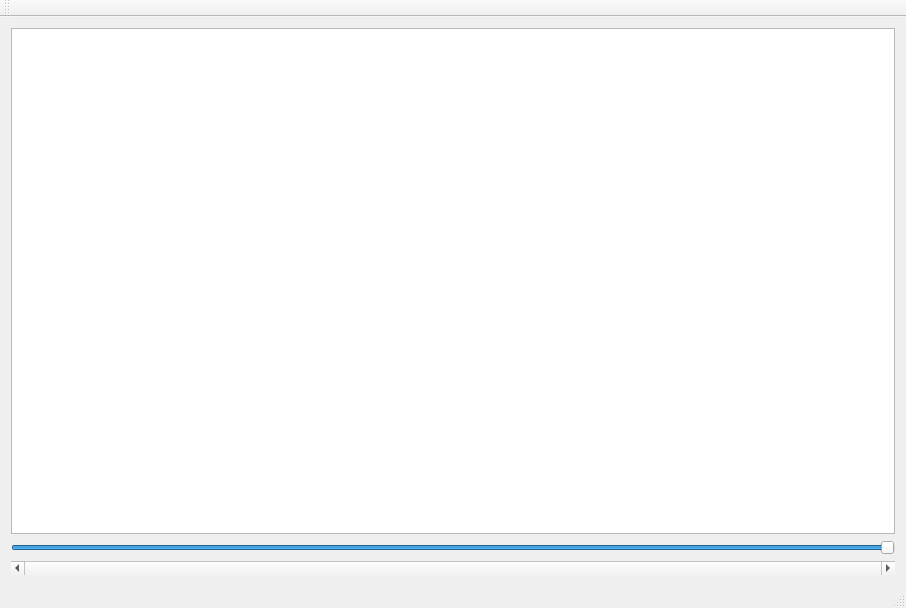
<?xml version="1.0" encoding="UTF-8"?>
<ui version="4.0">
 <class>MainWindowClass</class>
 <widget class="QMainWindow" name="MainWindowClass">
  <property name="geometry">
   <rect>
    <x>0</x>
    <y>0</y>
    <width>906</width>
    <height>608</height>
   </rect>
  </property>
  <property name="windowTitle">
   <string>MainWindow</string>
  </property>
  <widget class="QWidget" name="centralWidget">
   <layout class="QVBoxLayout" name="verticalLayout_2">
    <item>
     <layout class="QVBoxLayout" name="verticalLayout">
      <item>
       <widget class="TimeLine" name="TimeLineView"/>
      </item>
      <item>
       <widget class="QSlider" name="TimeScale">
        <property name="value">
         <number>99</number>
        </property>
        <property name="orientation">
         <enum>Qt::Horizontal</enum>
        </property>
       </widget>
      </item>
      <item>
       <widget class="QScrollBar" name="TimeRange">
        <property name="maximum">
         <number>0</number>
        </property>
        <property name="orientation">
         <enum>Qt::Horizontal</enum>
        </property>
       </widget>
      </item>
     </layout>
    </item>
   </layout>
  </widget>
  <widget class="QMenuBar" name="menuBar">
   <property name="geometry">
    <rect>
     <x>0</x>
     <y>0</y>
     <width>906</width>
     <height>21</height>
    </rect>
   </property>
  </widget>
  <widget class="QToolBar" name="mainToolBar">
   <attribute name="toolBarArea">
    <enum>TopToolBarArea</enum>
   </attribute>
   <attribute name="toolBarBreak">
    <bool>false</bool>
   </attribute>
  </widget>
  <widget class="QStatusBar" name="statusBar"/>
 </widget>
 <layoutdefault spacing="6" margin="11"/>
 <customwidgets>
  <customwidget>
   <class>TimeLine</class>
   <extends>QGraphicsView</extends>
   <header>timeline.h</header>
  </customwidget>
 </customwidgets>
 <resources>
  <include location="MainWindow.qrc"/>
 </resources>
 <connections/>
</ui>
